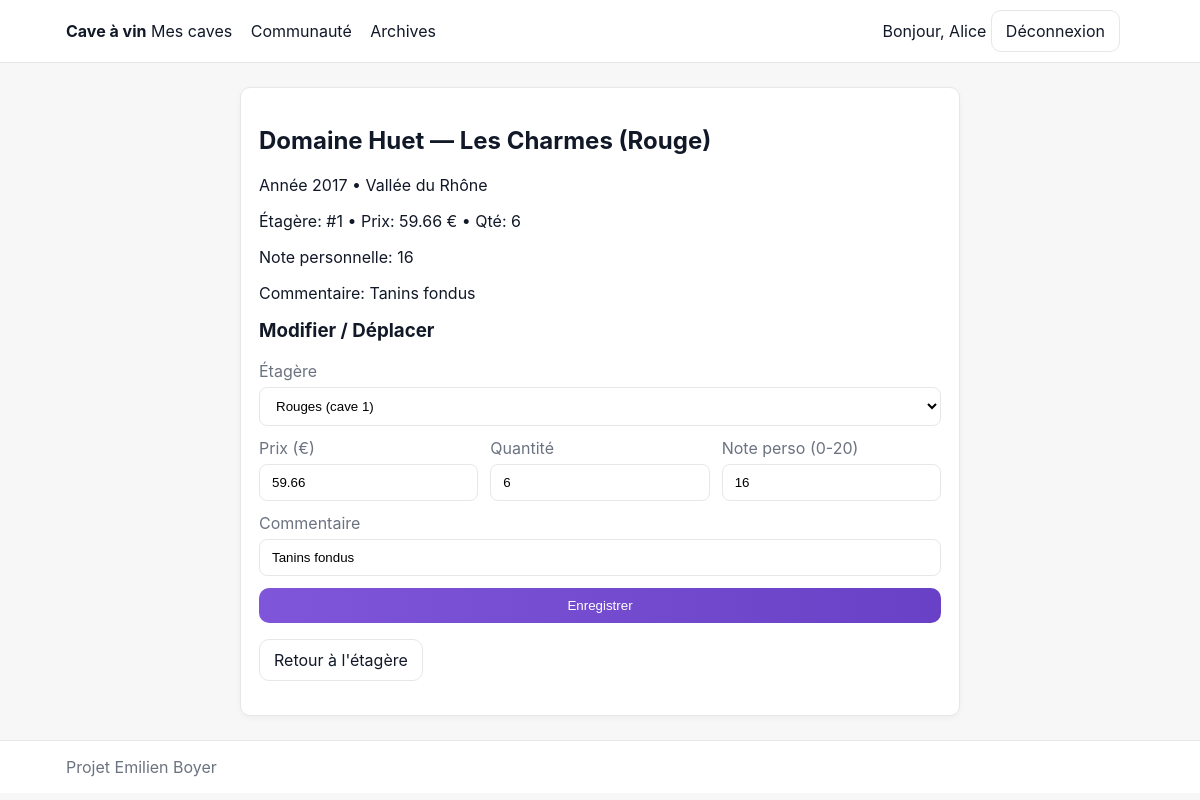
Page /bouteilles/1 (signed in) on the committed database.
### tables this page shows
CREATE TABLE utilisateur(
            id INTEGER PRIMARY KEY AUTOINCREMENT,
            nom TEXT, prenom TEXT, login TEXT UNIQUE, password_hash TEXT);

CREATE TABLE ref_bouteille(
            id INTEGER PRIMARY KEY AUTOINCREMENT,
            domaine TEXT NOT NULL, nom TEXT NOT NULL, type TEXT NOT NULL,
            annee INTEGER NOT NULL, region TEXT NOT NULL, etiquette_url TEXT,
            UNIQUE(domaine,nom,type,annee,region));

CREATE TABLE bouteille(
            id INTEGER PRIMARY KEY AUTOINCREMENT,
            ref_id INTEGER NOT NULL, etagere_id INTEGER NOT NULL,
            prix REAL, commentaire TEXT, note_personnelle INTEGER, quantite INTEGER NOT NULL DEFAULT 1);

CREATE TABLE etagere(
            id INTEGER PRIMARY KEY AUTOINCREMENT,
            cave_id INTEGER NOT NULL, nom TEXT NOT NULL, capacite INTEGER NOT NULL);

### app.py (the view)
@app.route("/bouteilles/<int:bouteille_id>")
@login_required
def detail_bouteille(bouteille_id):
    row = Bouteille.find_by_id(conn, bouteille_id)
    if not row:
        flash("Bouteille introuvable.")
        return redirect(url_for("lister_caves"))
    cave = Cave.find_by_id(conn, row["cave_id"])
    if cave["utilisateur_id"] != g.current_user["id"]:
        flash("Accès refusé.")
        return redirect(url_for("lister_caves"))
    etageres = Etagere(None,"",0,conn=conn).obtenir(cave_id=cave["id"])
    return render_template("bouteille_detail.html", b=row, etageres=etageres)

### app.py (called while the page is built)
def login_required(view):
    @wraps(view)
    def wrap(*a, **k):
        if not g.current_user:
            flash("Veuillez vous connecter.")
            return redirect(url_for("login", next=request.path))
        return view(*a, **k)
    return wrap

@app.before_request
def load_user():
    uid = session.get("user_id")
    g.current_user = Utilisateur.find_by_id(conn, uid) if uid else None

@app.context_processor
def inject_globals():
    return dict(current_user=g.get("current_user"))

### cave_sgbd_sqlite.py (called while the page is built)
    @staticmethod
    def find_by_id(conn, id):
        if not id:
            return None
        cur = conn.cursor()
        cur.execute("SELECT * FROM utilisateur WHERE id=?", (id,))
        return cur.fetchone()

    @staticmethod
    def find_by_id(conn, id):
        c = conn.cursor()
        c.execute("SELECT * FROM cave WHERE id=?", (id,))
        return c.fetchone()

    def obtenir(self, cave_id=None, utilisateur_id=None):
        c = self.conn.cursor()
        if cave_id:
            c.execute("SELECT * FROM etagere WHERE cave_id=? ORDER BY nom", (cave_id,))
        elif utilisateur_id:
            c.execute("""SELECT e.* FROM etagere e
                         JOIN cave c ON c.id=e.cave_id
                         WHERE c.utilisateur_id=?
                         ORDER BY e.nom""", (utilisateur_id,))
        else:
            c.execute("SELECT * FROM etagere ORDER BY nom")
        return c.fetchall()

    @staticmethod
    def find_by_id(conn, bid):
        c = conn.cursor()
        c.execute("""SELECT b.*, r.domaine, r.nom, r.type, r.annee, r.region, r.id AS ref_id, e.cave_id
                     FROM bouteille b
                     JOIN ref_bouteille r ON r.id=b.ref_id
                     JOIN etagere e ON e.id=b.etagere_id
                     WHERE b.id=?""", (bid,))
        return c.fetchone()

### templates/bouteille_detail.html
{% extends "base.html" %}
{% block content %}
<section class="card w-lg">
  <h2>{{ b.domaine }} — {{ b.nom }} <span class="muted">({{ b.type }})</span></h2>
  <p class="muted">Année {{ b.annee }} • {{ b.region }}</p>
  <p>Étagère: #{{ b.etagere_id }} • Prix: {{ "%.2f"|format(b.prix or 0) }} € • Qté: {{ b.quantite }}</p>
  <p>Note personnelle: {{ b.note_personnelle if b.note_personnelle is not none else '—' }}</p>
  <p>Commentaire: {{ b.commentaire or '—' }}</p>
  <h3 class="mt">Modifier / Déplacer</h3>
  <form method="post" action="{{ url_for('modifier_bouteille', bouteille_id=b.id) }}" class="grid grid-3">
    <label class="col-3">Étagère
      <select name="etagere_id" required>
        {% for e in etageres %}
        <option value="{{ e.id }}" {% if e.id == b.etagere_id %}selected{% endif %}>{{ e.nom }} (cave {{ e.cave_id }})</option>
        {% endfor %}
      </select>
    </label>
    <label>Prix (€) <input name="prix" type="number" step="0.01" min="0" value="{{ b.prix }}"></label>
    <label>Quantité <input name="quantite" type="number" min="1" value="{{ b.quantite }}"></label>
    <label>Note perso (0-20) <input name="note_personnelle" type="number" min="0" max="20" value="{{ b.note_personnelle }}"></label>
    <label class="col-3">Commentaire <input name="commentaire" value="{{ b.commentaire }}"></label>
    <button class="btn col-3" type="submit">Enregistrer</button>
  </form>
  <p class="mt"><a class="btn ghost" href="{{ url_for('etagere_detail', etagere_id=b.etagere_id) }}">Retour à l'étagère</a></p>
</section>
{% endblock %}

### templates/base.html (shortened to what this page needs)
<!doctype html>
<html lang="fr">
<head>
  <link href="{{ url_for('static', filename='styles.css') }}" rel="stylesheet">
</head>
<body>
<nav class="navbar">
  <div class="wrap">
    <div class="nav-left">
      <span class="brand">Cave à vin</span>
      {% if current_user %}
        <a href="{{ url_for('lister_caves') }}">Mes caves</a>
        <a href="{{ url_for('communaute') }}">Communauté</a>
        <a href="{{ url_for('lister_archives') }}">Archives</a>
      {% endif %}
    </div>
    <div class="nav-right">
      {% if current_user %}
        <span class="user">Bonjour, {{ current_user.prenom }}</span>
        <a class="btn ghost" href="{{ url_for('logout') }}">Déconnexion</a>
      {% else %}
        <a class="btn ghost" href="{{ url_for('login') }}">Connexion</a>
        <a class="btn" href="{{ url_for('register') }}">Inscription</a>
      {% endif %}
    </div>
  </div>
</nav>
<main class="container">
  {% block content %}{% endblock %}
</main>
<footer class="footer"><div class="wrap">Projet Emilien Boyer</div></footer>
</body>
</html>

### static/styles.css (style rules this page uses)
:root { --bg: #f7f7f8; --panel: #ffffff; --text: #111827; --muted: #6b7280; --brand: #7f56d9; --brand-2: #6941c6; --border: #e5e7eb; --danger: #dc2626; }
* { box-sizing: border-box; }
body { margin: 0; background: var(--bg); color: var(--text); font-family: Inter, system-ui, Segoe UI, Roboto, Arial; }
.navbar { position: sticky; top: 0; background: var(--panel); border-bottom: 1px solid var(--border); }
.navbar .wrap { max-width: 1100px; margin: 0 auto; padding: 10px 16px; display: flex; align-items: center; justify-content: space-between; gap: 12px; }
.brand { font-weight: 700; }
.navbar a { text-decoration: none; color: var(--text); margin-right: 14px; }
.container { max-width: 1100px; margin: 24px auto; padding: 0 16px; }
.card { background: var(--panel); border: 1px solid var(--border); border-radius: 10px; padding: 18px; box-shadow: 0 2px 6px rgba(0, 0, 0, .04); }
.w-lg { max-width: 720px; margin: 0 auto; }
.mt { margin-top: 16px; }
.grid { display: grid; gap: 12px; }
.grid-3 { grid-template-columns: repeat(3, 1fr); }
.col-3 { grid-column: span 3; }
label { display: flex; flex-direction: column; gap: 6px; color: var(--muted); }
input, select { background: #fff; border: 1px solid var(--border); padding: 10px 12px; border-radius: 8px; }
.btn { background: linear-gradient(90deg, var(--brand), var(--brand-2)); color: #fff; border: none; padding: 10px 14px; border-radius: 10px; text-decoration: none; display: inline-block; }
.btn.ghost { background: #fff; color: var(--text); border: 1px solid var(--border); }
.footer { color: #6b7280; border-top: 1px solid var(--border); background: #fff; }
.footer .wrap { max-width: 1100px; margin: 0 auto; padding: 16px; }

### rows in the picture
utilisateur: prenom "Alice"
ref_bouteille: domaine "Domaine Huet", nom "Les Charmes", type "Rouge", annee "2017", region "Vallée du Rhône"
bouteille: etagere_id "1", prix "59.66", quantite "6", note_personnelle "16", commentaire "Tanins fondus", etagere_id "Rouges (cave 1)"
